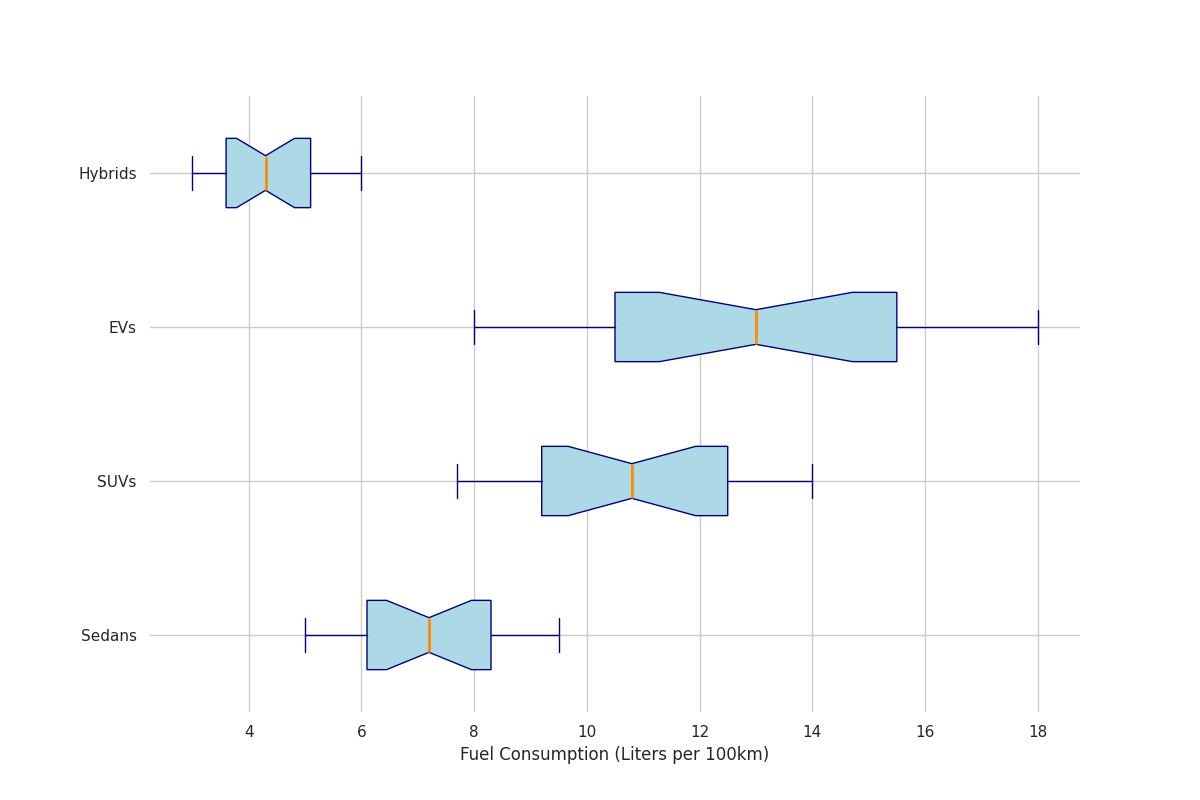

Here is the Python script that generated this plot:
import matplotlib.pyplot as plt

# Data for fuel consumption (liters per 100km) for different vehicle types from 2000 to 2020
sedans = [9.5, 9.2, 8.9, 8.7, 8.5, 8.3, 8.0, 7.8, 7.6, 7.4, 7.2, 7.0, 6.8, 6.5, 6.3, 6.1, 5.9, 5.7, 5.5, 5.3, 5.0]
suvs = [14.0, 13.8, 13.5, 13.2, 12.8, 12.5, 12.2, 11.8, 11.5, 11.2, 10.8, 10.5, 10.2, 9.8, 9.5, 9.2, 8.9, 8.6, 8.3, 8.0, 7.7]
evs = [18.0, 17.5, 17.0, 16.5, 16.0, 15.5, 15.0, 14.5, 14.0, 13.5, 13.0, 12.5, 12.0, 11.5, 11.0, 10.5, 10.0, 9.5, 9.0, 8.5, 8.0]
hybrids = [6.0, 5.8, 5.6, 5.5, 5.3, 5.1, 5.0, 4.8, 4.7, 4.5, 4.3, 4.2, 4.0, 3.9, 3.8, 3.6, 3.5, 3.4, 3.2, 3.1, 3.0]

# Compile data into a list for the boxplot
data = [sedans, suvs, evs, hybrids]

# Labels for each vehicle type
labels = ['Sedans', 'SUVs', 'EVs', 'Hybrids']

# Create the horizontal boxplot
plt.figure(figsize=(12, 8))
plt.boxplot(data, vert=False, patch_artist=True, notch=True, 
            boxprops=dict(facecolor='lightblue', color='navy'),
            whiskerprops=dict(color='navy'),
            capprops=dict(color='navy'),
            medianprops=dict(color='darkorange', linewidth=2),
            flierprops=dict(markerfacecolor='red', marker='o', markersize=8, linestyle='none'))

# Title and labels
plt.xlabel("Fuel Consumption (Liters per 100km)", fontsize=12)
plt.yticks(ticks=[1, 2, 3, 4], labels=labels)

# Remove gridlines, border customization, and legend
plt.gca().spines['top'].set_visible(False)
plt.gca().spines['right'].set_visible(False)
plt.gca().spines['left'].set_visible(False)
plt.gca().spines['bottom'].set_visible(False)

# Display the plot
plt.show()
